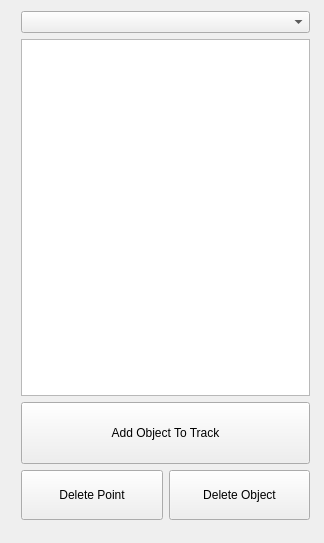
<?xml version="1.0" encoding="UTF-8"?>
<ui version="4.0">
 <class>pointtracker</class>
 <widget class="QMainWindow" name="pointtracker">
  <property name="geometry">
   <rect>
    <x>0</x>
    <y>0</y>
    <width>324</width>
    <height>543</height>
   </rect>
  </property>
  <property name="sizePolicy">
   <sizepolicy hsizetype="Minimum" vsizetype="Preferred">
    <horstretch>0</horstretch>
    <verstretch>0</verstretch>
   </sizepolicy>
  </property>
  <property name="maximumSize">
   <size>
    <width>16777215</width>
    <height>16777215</height>
   </size>
  </property>
  <property name="windowTitle">
   <string>pointtracker</string>
  </property>
  <widget class="QWidget" name="centralWidget">
   <widget class="QWidget" name="verticalLayoutWidget">
    <property name="geometry">
     <rect>
      <x>10</x>
      <y>0</y>
      <width>311</width>
      <height>531</height>
     </rect>
    </property>
    <layout class="QVBoxLayout" name="verticalLayout">
     <item>
      <widget class="QComboBox" name="objectList"/>
     </item>
     <item>
      <widget class="QListWidget" name="pointsList">
       <property name="midLineWidth">
        <number>1</number>
       </property>
      </widget>
     </item>
     <item>
      <widget class="QPushButton" name="addObjectButton">
       <property name="minimumSize">
        <size>
         <width>34</width>
         <height>62</height>
        </size>
       </property>
       <property name="text">
        <string>Add Object To Track</string>
       </property>
       <property name="iconSize">
        <size>
         <width>170</width>
         <height>159</height>
        </size>
       </property>
      </widget>
     </item>
     <item>
      <layout class="QHBoxLayout" name="horizontalLayout">
       <item>
        <widget class="QPushButton" name="deletePointButton">
         <property name="minimumSize">
          <size>
           <width>0</width>
           <height>50</height>
          </size>
         </property>
         <property name="text">
          <string>Delete Point</string>
         </property>
        </widget>
       </item>
       <item>
        <widget class="QPushButton" name="deleteObjectButton">
         <property name="minimumSize">
          <size>
           <width>0</width>
           <height>50</height>
          </size>
         </property>
         <property name="text">
          <string>Delete Object</string>
         </property>
        </widget>
       </item>
      </layout>
     </item>
    </layout>
   </widget>
  </widget>
 </widget>
 <layoutdefault spacing="6" margin="11"/>
 <resources/>
 <connections/>
</ui>
